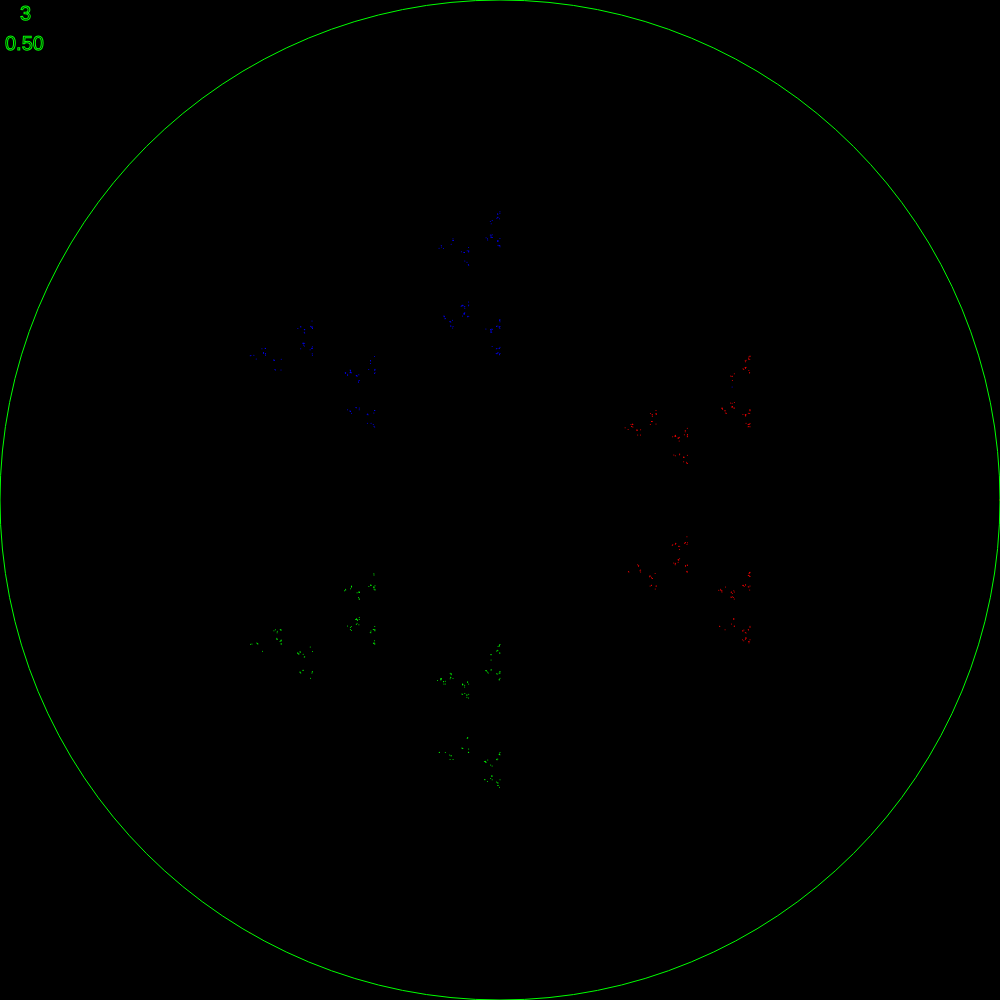
Frame 1 (no input)
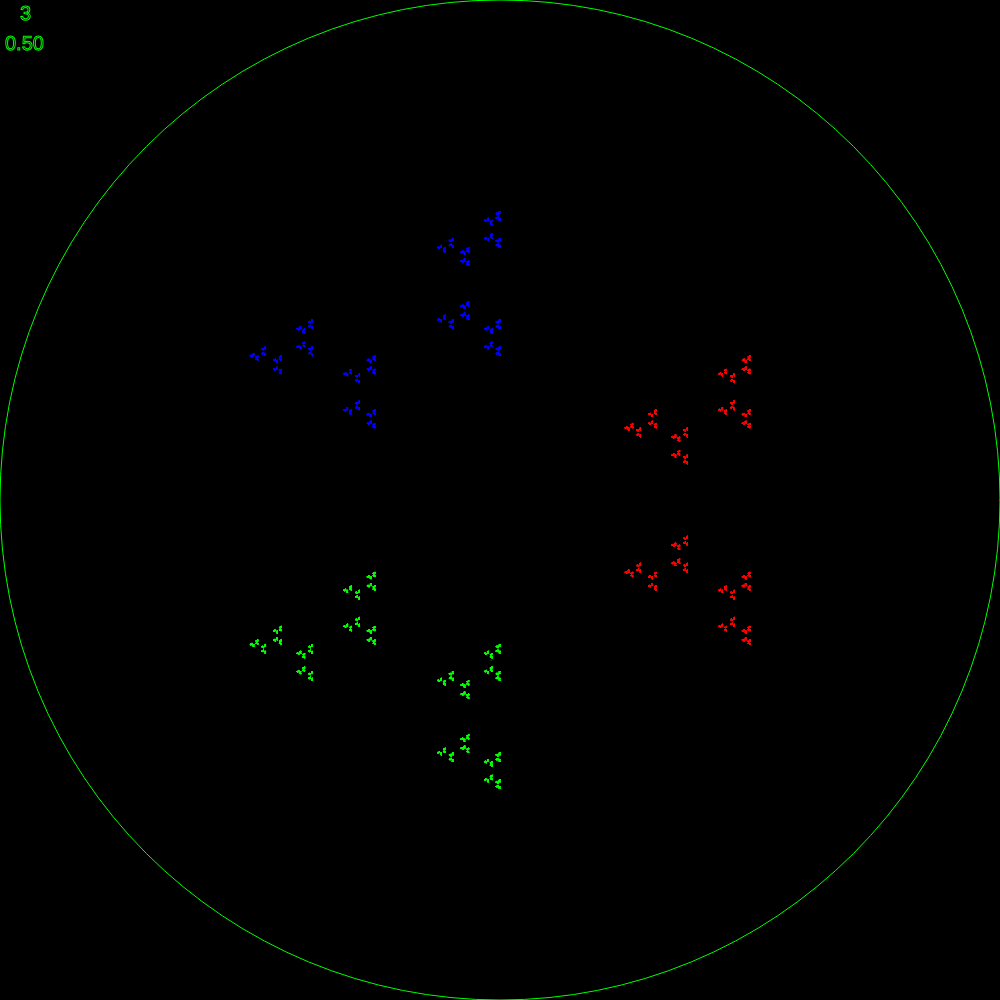
Frame 60 (no input)
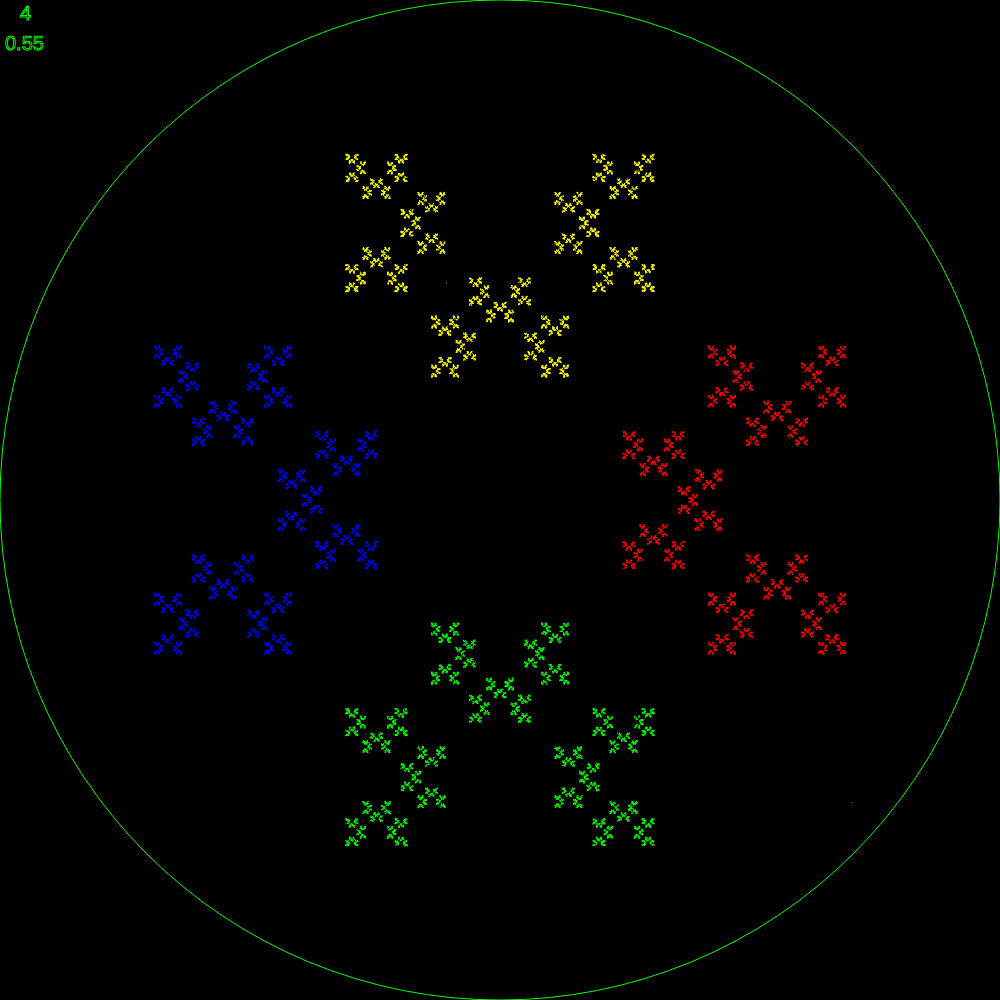
Frame 120 (the mouse pressed at the canvas centre since frame 60)

The p5.js sketch that drew these frames (run headless with seeded random() and noise() and a simulated clock; from frame 60 on, the mouse is pressed at the canvas centre):

// p5.js sketch
// ── sketch.js

let nop = 3; // number of points around the circle
let seedPoints =[];
let theta;
let r;
let target;
let ppoint = -1;// so it will be diff the first time
let clrs;

let perc = 0.50;    


function setup() {
  
  if (windowHeight > windowWidth){
  createCanvas(windowWidth, windowWidth);
    
    
    
  }else{
    createCanvas(windowHeight, windowHeight);
  }
  r =width/2
  translate(width/2,height/2);
  clrs = [color(255,0,0), color(0,255,0), color(0,0,255), color(255,255,0), color(255,0,255), color(0,255,255), color(100,100,100)]
  seedIt();
   
}



function draw() {
  translate(width/2,height/2);
  for (let i = 0; i < 1000; i++) {

   
    
    //let randPoint = random(seedPoints);
     let rand =  floor(random(nop));
     if (rand != ppoint){
     
      
      target.x = lerp(target.x, seedPoints[rand].x, perc);
      target.y = lerp(target.y, seedPoints[rand].y, perc);
      stroke(clrs[rand%7]);
      strokeWeight(1);
      point(target.x,target.y);
      ppoint = rand;
     }
  }
}

function mousePressed(){
  
  nop = floor(random(3,10));
  perc = random(0.50,0.59);
  seedIt();
  
  
  
}

function seedIt(){
  seedPoints =[];
  background(0);
  // populate the array with seed points
  stroke(255,255,0);
  strokeWeight(3);
  target = createVector(random(width),random(height));
  point(target.x,target.y);
  
   
  noFill();
  stroke(0,255,0);
  strokeWeight(1);
  ellipse(0,0,r*2,r*2);
  
  for (let i=0;i<nop;i++){
    theta = (TWO_PI/nop)*i;
    let y = sin(theta)*r;
    let x = cos(theta)*r;
    
    let seed = createVector(x,y);
    seedPoints.push(seed);
    
  }
  
   for (let seed of seedPoints){  // print seed poins
     push();
    
     stroke(255,0,0);
     strokeWeight(1);
     point(seed.x,seed.y);
     
     pop();
     
     
   }
  textSize(20);
  text(nop,-width/2+20,-height/2+20);
  text(perc.toFixed(2),-width/2+5,-height/2+50); //only 2 decimal places
  
  
  
}
  
